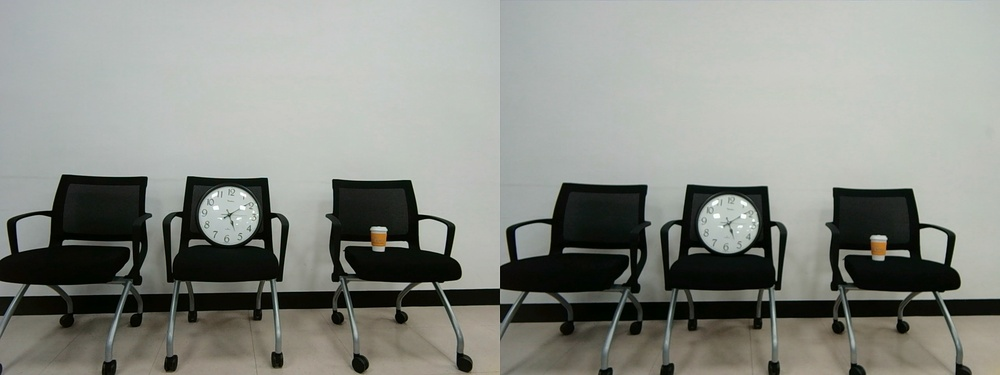
//> input picture testH/build/0.jpg, 1000 x 375 px, shrunk from 2560 x 960 before the run
$ ./sgbm build/0.jpg   (built with g++ and OpenCV 4)
//> lines starting //> are read from the running program, lines starting //| are printed output that depends on the picture
#include <opencv2/opencv.hpp>
#include <opencv2/features2d.hpp>
#include <opencv2/xfeatures2d.hpp>
#include <opencv2/ximgproc.hpp>
#include <fstream>
#include <iostream>
#include <vector>
using namespace std;
using namespace cv;

int main(int argc, char** argv){
// [7 lines of commented-out code are left out]
	ifstream fp;
	fp.open("data");

	int a[10];
	for(int i = 0; i < 10; i++){
		fp>>a[i];
	}

	Ptr<StereoSGBM> st_matcher = StereoSGBM::create(a[0], a[1], a[2], a[3], a[4], a[5], a[6], a[7], a[8], a[9], StereoSGBM::MODE_HH);
	Ptr<StereoMatcher> st_matcher1 = ximgproc::createRightMatcher(st_matcher);// = StereoSGBM::create();

	Mat img = imread(argv[1]);
//> img is the input picture: 375 rows x 1000 cols, CV_8UC3; mean B, G, R 133.7, 139.9, 137.2

	Mat left1  = img(Range::all(), Range(0, img.cols/2));
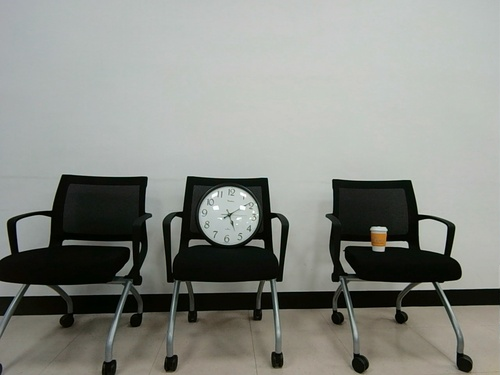
//> left1: 375 rows x 500 cols, CV_8UC3; mean B, G, R 133.4, 139.1, 136.5
	cout<<left1.type();
//| 16
	imwrite("aloeL.jpg", left1);
    Mat right1 = img(Range::all(), Range(img.cols/2, img.cols));
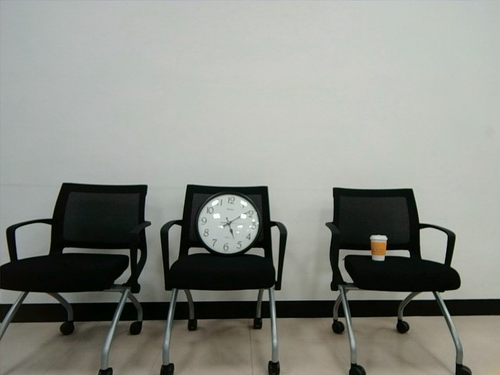
//> right1: 375 rows x 500 cols, CV_8UC3; mean B, G, R 134, 140.6, 137.8

	Mat left, right;
	cvtColor(left1, left, COLOR_BGR2GRAY);
	cvtColor(right1, right, COLOR_BGR2GRAY);

	Mat left_re, right_re;
//> (the run ends here: the program stops with an error, at `st_matcher->compute(left, right, left_re);`)
